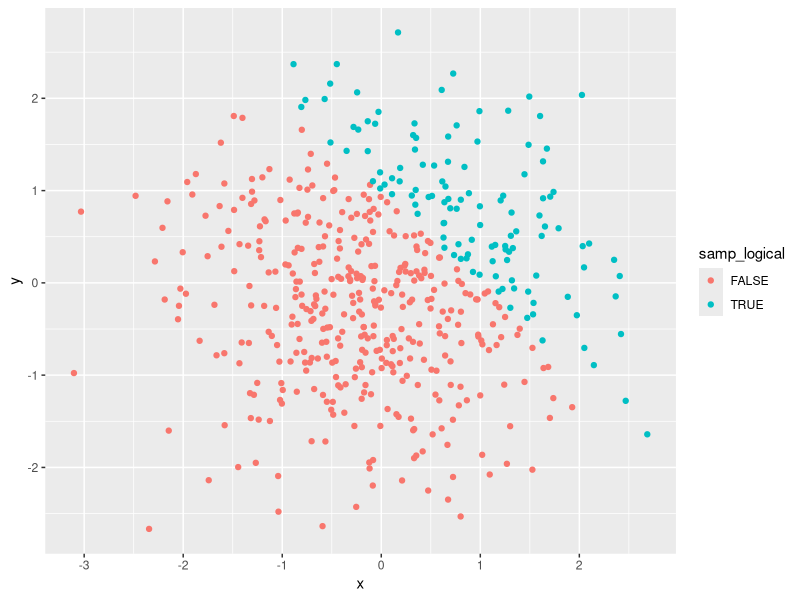
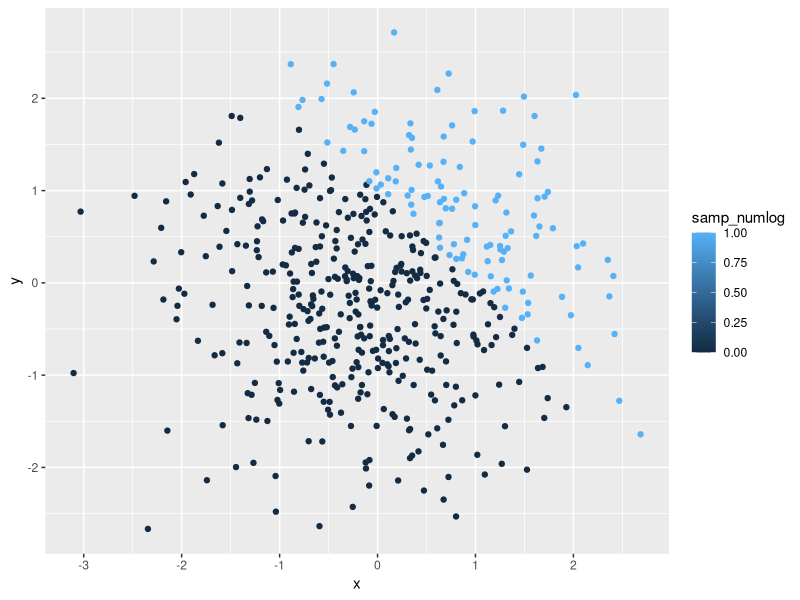
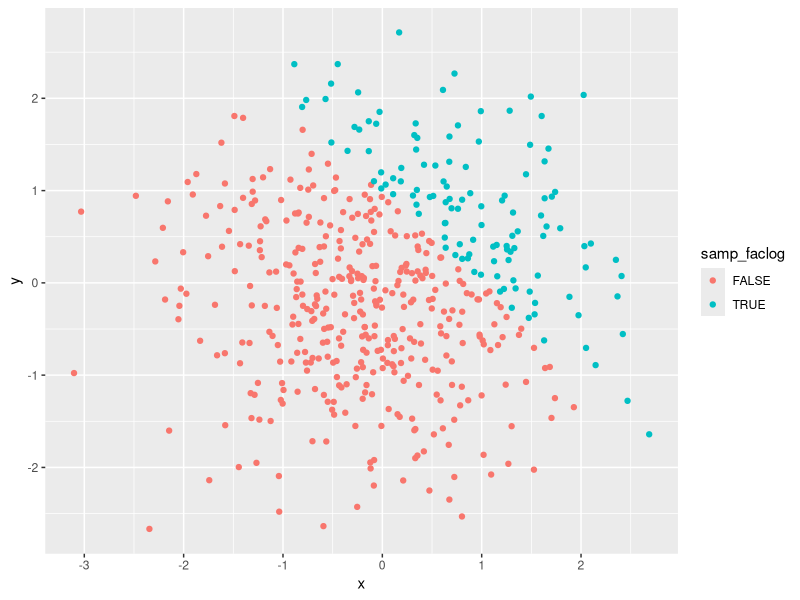
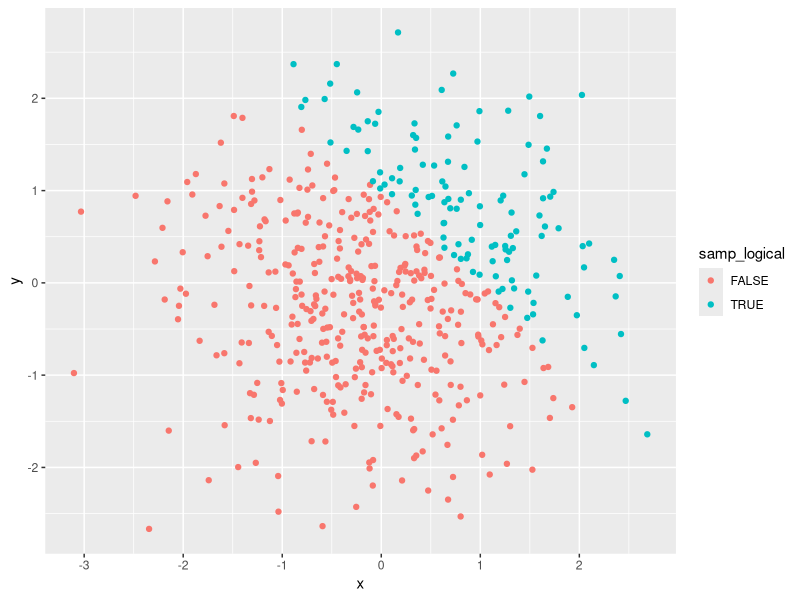

The R script that drew these images, in order:
## ---- chunk 1
knitr::opts_chunk$set(echo = TRUE)
library(tidyverse)
## ---- chunk 2
## Creat a dataframe
ds = tibble(
  norm_samp = rnorm(8),
  norm_samp_pos = norm_samp > 0,
  norm_char = as.character("a","a","a","a","a","a","a","a"),
  samp_level = factor(c("low", "high", "medium", "high", "low", "medium", "high","low"), levels = c("low", "medium", "high")),
)
## Check levels
levels(pull(ds,samp_level ))

## Take the mean of each variable in the dataframe ds
mean_samp = mean(pull(ds, norm_samp))
mean_samp2 = mean(pull(ds, norm_samp_pos))

## Comment out vectors that can not be calculated

# mean_samp3 = mean(pull(ds, norm_char)), not logical, returning NA
# mean_samp4 = mean(pull(ds, samp_level)), not logical, returning NA
## ---- chunk 3
samp_num = as.numeric(pull(ds,norm_samp_pos)) * pull(ds,norm_samp)
# samp_fac = as.factor(pull(ds,norm_samp_pos)) * pull(ds,norm_samp)
samp_final = as.numeric(as.factor(pull(ds,norm_samp_pos)))*pull(ds,norm_samp) 

## Call the values
samp_num
samp_final
## ---- chunk 4
set.seed(150)
## Create a dataframe
ds2 = tibble(
  x = rnorm(500),
  y = rnorm(500),
  samp_logical = x + y > 1,
  samp_numlog = as.numeric(samp_logical),
  samp_faclog = as.factor(samp_logical)
)

## ---- chunk 5
## Creat ggplots of Y~X, colored by different third variables
## logical
ggplot(ds2, aes(x = x, y = y, color = samp_logical))+geom_point() 
ggsave("polt_colored_by_logical_vector.pdf")

## numerical
ggplot(ds2, aes(x = x, y = y, color = samp_numlog))+geom_point() 
#ggsave("polt_colored_by_numeric_vector.pdf")

## factor
ggplot(ds2, aes(x = x, y = y, color =  samp_faclog))+geom_point() 
#ggsave("polt_colored_by_factor_vector.pdf")
